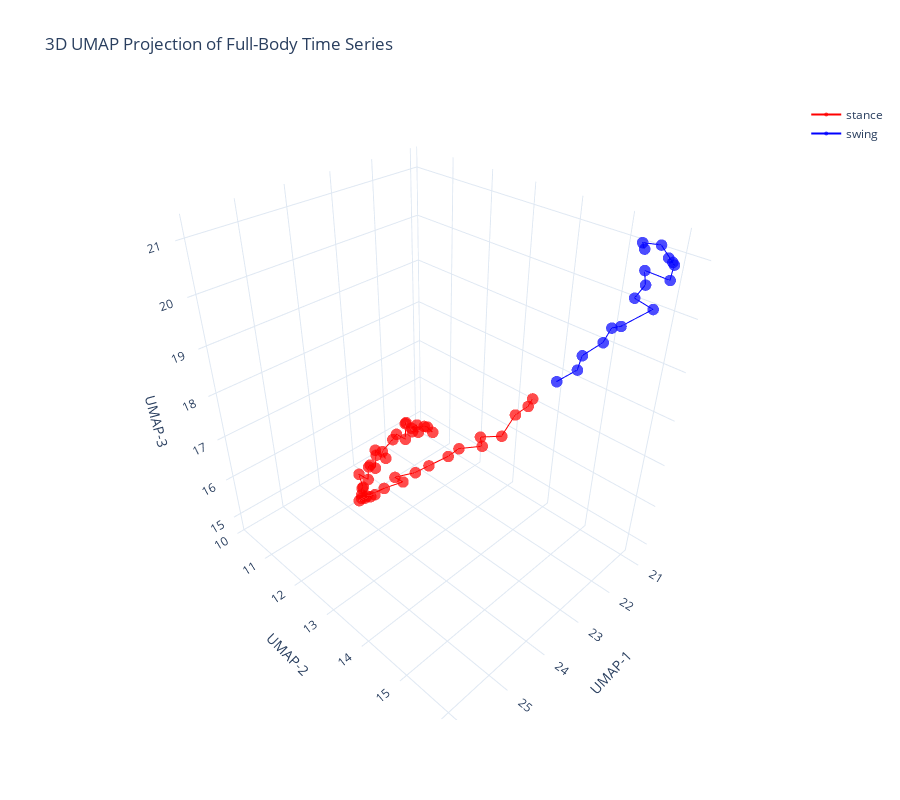

Write notebook code for a chart like this one.
### Code cell
plot_umap_from_step(segmented_hindsteps[0])
